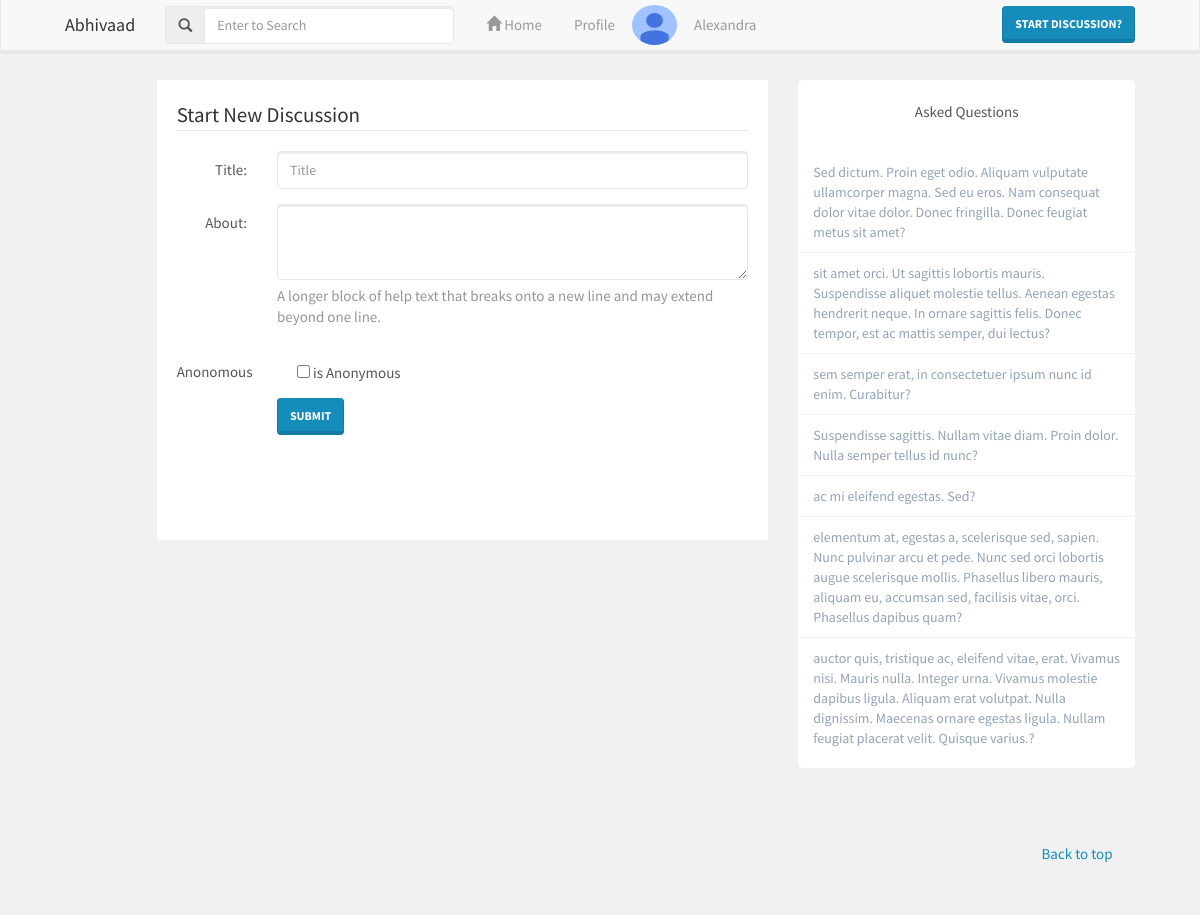
Page /question.php (signed in) on the committed database.
### tables this page shows
CREATE TABLE IF NOT EXISTS `questions` (
  `id` mediumint(8) unsigned NOT NULL AUTO_INCREMENT,
  `title` text,
  `que_about` text,
  `date_create` varchar(255) DEFAULT NULL,
  `date_update` varchar(255) DEFAULT NULL,
  `is_anonymus` mediumint(9) DEFAULT NULL,
  `user_id` mediumint(8) unsigned DEFAULT NULL,
  PRIMARY KEY (`id`),
  KEY `user_id` (`user_id`)
);

### question.php (the view, shortened to what this page needs)
<?php
if(isset($_SESSION['uid'])){
    $uid=mysql_real_escape_string($_SESSION['uid']);
  }else{
    header("Location: login.php");
  }
?>
<!DOCTYPE html>
<html lang="en">
  <head>
    <link rel="stylesheet" href="css/bootstrap.css" media="screen">
    <link rel="stylesheet" href="css/custom.min.css">
    <link rel="stylesheet" href="css/my.css">
  </head>
  <body>
  <?php include("navbar.php");?>
    <div class="container">
      <div class="bs-docs-section">
        <div class="row">
          <div class="col-lg-7 col-lg-offset-1">
          <div class="profile-content">
           <div class="form-style-2">
            <form class="form-horizontal" method="post" id="form">
              <fieldset>
                <legend>Start New Discussion</legend>
                <div class="form-group">
                  <label for="inputEmail" class="col-lg-2 control-label">Title:</label>
                  <div class="col-lg-10">
                    <input type="text" class="form-control" id="title" name="field1" placeholder="Title" required/>
                  </div>
                </div>
                <div class="form-group">
                  <label for="textArea" class="col-lg-2 control-label">About:</label>
                  <div class="col-lg-10">
                    <textarea class="form-control" id="about" rows="3" name="about" id="textArea" required></textarea>
                    <span class="help-block">A longer block of help text that breaks onto a new line and may extend beyond one line.</span>
                  </div>
                </div>
                <div class="form-group">
                  <label class="col-lg-2 control-label">Anonomous</label>
                  <div class="col-lg-10">
                    <div class="radio">
                      <label>
                        <input type="checkbox" class="acheckbox" name="checkbox" id="checkbox" value="1">
                        is Anonymous
                      </label>
                    </div>
                  </div>
                </div>
                <div class="form-group">
                  <div class="col-lg-10 col-lg-offset-2">
                    <input id="discuss" type="button" type="submit" class="btn btn-primary" value="Submit">
                  </div>
                </div>
              </fieldset>
            </form>
            </div>
            </div>
        </div>
        <div class="col-lg-4">
          <div class="profile-sidebar">
           <div class="profile-userbuttons">
               Asked Questions
            </div>
            <div class="profile-usermenu">
            <ul class="nav">
            <?php include("config.php");
            $que_select="SELECT * from questions where user_id=$uid LIMIT 10";
            $title=$mysqli->query($que_select);
            while($qtitle=$title->fetch_object()){
            ?>
                <li>
                  <a href="profile.php"><?php echo $qtitle->title;?>?</a>
                </li>
             <?php }?>
              </ul>
            </div>
          </div>
        </div>
      </div>
    <?php include("footer.php");?>
    </div>
    </div>
</body>
</html>

### css/my.css (style rules this page uses)
body { background:#f1f1f1; }
.profile-sidebar { padding: 20px 0 10px 0; background: #fff; border-radius: 5px; }
.profile-userbuttons { text-align: center; margin-top: 1px; }
.profile-usermenu { margin-top: 30px; }
.profile-usermenu ul li { border-bottom: 1px solid #f0f4f7; }
.profile-usermenu ul li:last-child { border-bottom: none; }
.profile-usermenu ul li a { color: #93a3b5; font-size: 14px; font-weight: 400; }
.profile-content { padding: 20px; background: #fff; min-height: 460px; }

### rows in the picture
questions: title "Sed dictum. Proin eget odio. Aliquam vulputate ullamcorper magna. Sed eu eros. Nam consequat dolor vitae dolor. Donec fringilla. Donec feugiat metus sit amet"
questions: title "sit amet orci. Ut sagittis lobortis mauris. Suspendisse aliquet molestie tellus. Aenean egestas hendrerit neque. In ornare sagittis felis. Donec tempor, est ac mattis semper, dui lectus"
questions: title "sem semper erat, in consectetuer ipsum nunc id enim. Curabitur"
questions: title "Suspendisse sagittis. Nullam vitae diam. Proin dolor. Nulla semper tellus id nunc"
questions: title "ac mi eleifend egestas. Sed"
questions: title "elementum at, egestas a, scelerisque sed, sapien. Nunc pulvinar arcu et pede. Nunc sed orci lobortis augue scelerisque mollis. Phasellus libero mauris, aliquam eu, accumsan sed, facilisis vitae, orci. Phasellus dapibus quam"
questions: title "auctor quis, tristique ac, eleifend vitae, erat. Vivamus nisi. Mauris nulla. Integer urna. Vivamus molestie dapibus ligula. Aliquam erat volutpat. Nulla dignissim. Maecenas ornare egestas ligula. Nullam feugiat placerat velit. Quisque varius."

### other values in the picture
$usertrim[0] "Alexandra"
